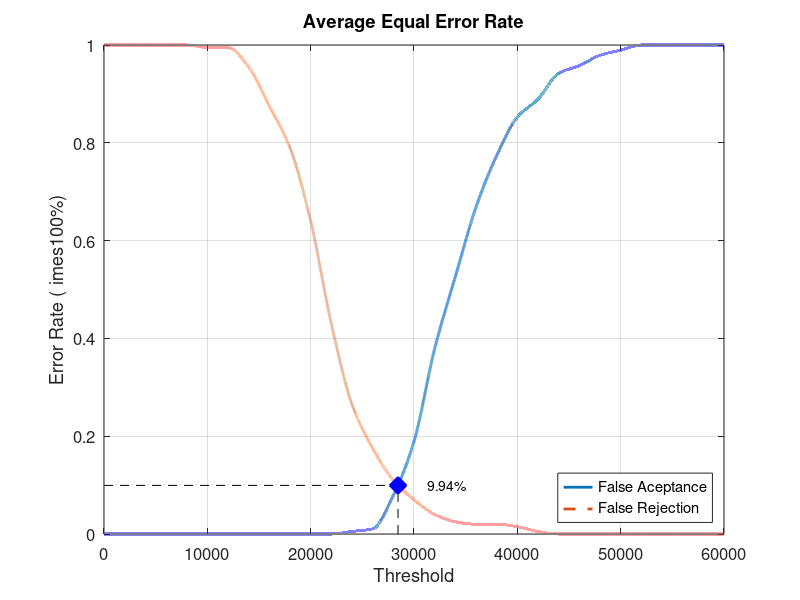
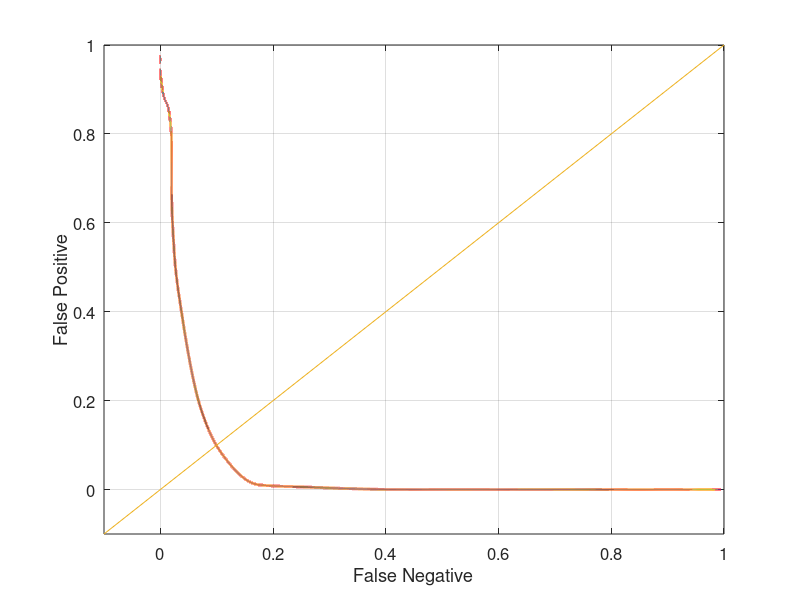

Here is the MATLAB script that generated these plots, in order:
close all;
clear;
clc;
x = 0:2000:60000;
xq = 0:0.5:60000;

y0 = [0 0 0 0 0 0 0 0 0 0 0 0 0.00526316 0.0105263 0.0789474 0.189474 0.378947 0.526316 0.668421 0.773684 0.852632 0.889474 0.942105 0.957895 0.978947 0.989474 1 1 1 1 1]
yy0 = interp1(x, y0, xq, 'pchip');
y1 = [1 1 1 1 1 0.995 0.995 0.955 0.875 0.79 0.64 0.43 0.265 0.175 0.11 0.07 0.04 0.025 0.02 0.02 0.015 0.005 0 0 0 0 0 0 0 0 0]
yy1 = interp1(x, y1, xq, 'pchip');

% Calculating EER: 
y2 = abs(y0 - y1);
find(y2 == min(y2))
yy2 = abs(yy0 - yy1);
xEER = find(yy2 == min(yy2));
xEERIndex = xq(xEER) % X-axis EER
yEER = yy0(xEER) % Y-axis EER

main = figure
plot(xq, yy0,'-','LineWidth', 2);	hold on
plot(xq, yy1,'--','LineWidth', 2);	hold on
plot([xEERIndex xEERIndex], [0 yEER], 'k--');	hold on
plot([0 xEERIndex], [yEER yEER], 'k--');	hold on
plot(xEERIndex, yEER, 'bx', 'LineWidth', 10);	hold on
text(xEERIndex + 10 * xEERIndex / 100, yEER, [num2str(round((10000 * yEER)) / 100) '%'])
legend('False Aceptance', 'False Rejection', 'Location', 'SouthEast')
xlabel('Threshold')
ylabel('Error Rate (	imes100%)')
title('Average Equal Error Rate')
set(gca, 'FontSize', 12)
axis([0 60000 0 1])
grid on

print(main, 'Database5_3Main', '-dpng');
FNRxFPR = figure('Color', [1 1 1]);
plot(yy1, yy0, '-', yy1, yy0, 'LineWidth', 2);
hold on
y = -0.1:0.1:1
plot(y, y); 
set(gca, 'FontSize', 12)
xlabel('False Negative')
ylabel('False Positive')
axis([-0.1 1 -0.1 1])
set(gca, 'FontSize', 12)
grid on

print(FNRxFPR, 'Database5_3FNRxFPR','-dpng');
